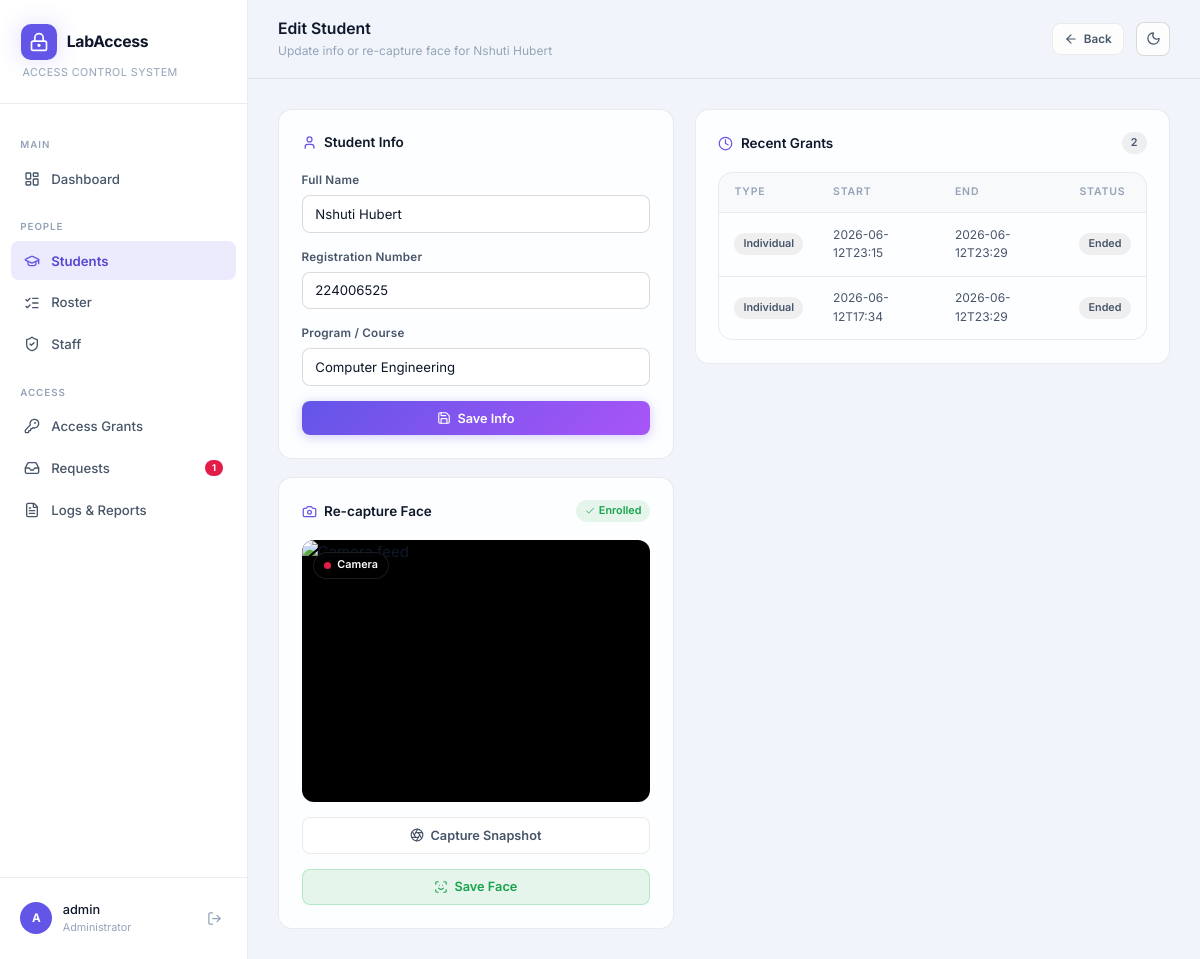
The page /students/6/edit (signed in) on the database its author committed.
### tables this page shows
CREATE TABLE students (
            id         INTEGER PRIMARY KEY AUTOINCREMENT,
            reg_number TEXT    NOT NULL UNIQUE,
            name       TEXT    NOT NULL,
            program    TEXT,
            photo      TEXT,
            embedding  BLOB,
            created    TEXT
        );

CREATE TABLE access_grants (
            id         INTEGER PRIMARY KEY AUTOINCREMENT,
            student_id INTEGER NOT NULL REFERENCES students(id) ON DELETE CASCADE,
            granted_by TEXT    NOT NULL,
            reason     TEXT    NOT NULL DEFAULT 'individual',
            class_label TEXT,
            start_time TEXT    NOT NULL,
            end_time   TEXT    NOT NULL,
            active     INTEGER NOT NULL DEFAULT 1
        );

### app.py (the view, shortened to what this page needs)
@app.route("/students/<int:sid>/edit", methods=["GET", "POST"])
@admin_required
def edit_student(sid):
    student = db.get_student_by_id(sid)
    if not student:
        flash("Student not found.")
        return redirect(url_for("students"))
    grants = db.get_grants_by_student_id(sid)
    return render_template("students_edit.html",
                           student=student, grants=grants)

### app.py (called while the page is built)
def admin_required(f):
    @wraps(f)
    def wrapper(*args, **kwargs):
        if not session.get("logged_in"):
            return redirect(url_for("admin_login"))
        return f(*args, **kwargs)
    return wrapper

@app.context_processor
def inject_admin_globals():
    ctx = {}
    if session.get("logged_in"):
        ctx["pending_requests_count"] = db.get_pending_requests_count()
    return ctx

### database.py (called while the page is built)
def _connect():
    conn = sqlite3.connect(config.DB_PATH)
    conn.row_factory = sqlite3.Row
    conn.execute("PRAGMA foreign_keys = ON")
    return conn

def get_student_by_id(student_id):
    conn = _connect()
    row = conn.execute("SELECT * FROM students WHERE id=?", (student_id,)).fetchone()
    conn.close()
    return dict(row) if row else None

def get_grants_by_student_id(student_id, limit=20):
    conn = _connect()
    rows = conn.execute(
        """SELECT * FROM access_grants WHERE student_id=?
           ORDER BY start_time DESC LIMIT ?""",
        (student_id, limit),
    ).fetchall()
    conn.close()
    return [dict(r) for r in rows]

def get_pending_requests_count():
    conn = _connect()
    n = conn.execute(
        "SELECT COUNT(*) FROM access_requests WHERE status='pending'"
    ).fetchone()[0]
    conn.close()
    return n

### templates/students_edit.html (shortened to what this page needs)
{% extends "base.html" %}
{% set active_page = "students" %}
{% block page_title %}Edit Student{% endblock %}
{% block page_subtitle %}Update info or re-capture face for {{ student.name }}{% endblock %}
{% block topbar_right %}
  <a href="{{ url_for('students') }}" class="btn btn-ghost btn-sm">
    <i data-lucide="arrow-left"></i> Back
  </a>
{% endblock %}
{% block content %}
<div x-data="editApp()" x-init="init()">
<div class="register-grid">
  <div style="display:flex;flex-direction:column;gap:1.2rem">
    <div class="card">
      <div class="card-header">
        <span class="card-title"><i data-lucide="user"></i> Student Info</span>
      </div>
      <form method="POST" action="{{ url_for('edit_student', sid=student.id) }}">
        <div class="form-group">
          <label class="form-label">Full Name</label>
          <input class="form-control" type="text" name="name"
                 value="{{ student.name }}" required>
        </div>
        <div class="form-group">
          <label class="form-label">Registration Number</label>
          <input class="form-control" type="text" name="reg_number"
                 value="{{ student.reg_number }}" placeholder="e.g. STU/2024/001">
        </div>
        <div class="form-group">
          <label class="form-label">Program / Course</label>
          <input class="form-control" type="text" name="program"
                 value="{{ student.program or '' }}" placeholder="e.g. Computer Science">
        </div>
        <button type="submit" class="btn btn-primary btn-full">
          <i data-lucide="save"></i> Save Info
        </button>
      </form>
    </div>
    <div class="card">
      <div class="card-header">
        <span class="card-title"><i data-lucide="camera"></i> Re-capture Face</span>
        {% if student.photo %}
          <span class="badge badge-green"><i data-lucide="check" style="width:10px;height:10px"></i> Enrolled</span>
        {% else %}
          <span class="badge badge-neutral">No face yet</span>
        {% endif %}
      </div>
      <form method="POST" action="{{ url_for('edit_student', sid=student.id) }}"
            enctype="multipart/form-data">
        <div class="camera-wrap" style="margin-bottom:1rem">
          <img id="camFeed" class="camera-feed" src="{{ url_for('video') }}" alt="Camera feed">
          <div class="camera-overlay"><span class="live-dot"></span> Camera</div>
        </div>
        <div style="display:flex;gap:.7rem;margin-bottom:1rem">
          <button type="button" class="btn btn-ghost btn-full" @click="snap()">
            <i data-lucide="aperture"></i> Capture Snapshot
          </button>
        </div>
        <button type="submit" class="btn btn-green btn-full" :disabled="!snapped">
          <i data-lucide="scan-face"></i> Save Face
        </button>
      </form>
    </div>
  </div>
  <div class="card">
    <div class="card-header">
      <span class="card-title"><i data-lucide="clock"></i> Recent Grants</span>
      <span class="badge badge-neutral">{{ grants|length }}</span>
    </div>
    {% if grants %}
    <div class="table-wrap">
      <table>
        <thead>
          <tr>
            <th>Type</th>
            <th>Start</th>
            <th>End</th>
            <th>Status</th>
          </tr>
        </thead>
        <tbody>
          {% for g in grants %}
          <tr>
            <td>
              <span class="badge badge-neutral">{{ g.reason|title }}</span>
            </td>
            <td class="td-muted">{{ g.start_time[:16] if g.start_time else '—' }}</td>
            <td class="td-muted">{{ g.end_time[:16] if g.end_time else '—' }}</td>
            <td>
              {% if g.active %}
                <span class="badge badge-green">Active</span>
              {% else %}
                <span class="badge badge-neutral">Ended</span>
              {% endif %}
            </td>
          </tr>
          {% endfor %}
        </tbody>
      </table>
    </div>
    {% else %}
    <div class="empty-state">
      <i data-lucide="key-round"></i>
      <p>No grants for this student yet.</p>
    </div>
    {% endif %}
  </div>
</div>
</div>
{% endblock %}

### rows shown on the page
students: name "Nshuti Hubert", reg_number "224006525", program "Computer Engineering"
access_grants: reason "Individual", start_time "2026-06-12T23:15", end_time "2026-06-12T23:29", active "Ended"
access_grants: reason "Individual", start_time "2026-06-12T17:34", end_time "2026-06-12T23:29", active "Ended"

### other values the page prints
{{ pending_requests_count }} "1"
{{ session.username[0]|upper if session.username else 'A' }} "A"
{{ session.username or 'Admin' }} "admin"
{{ grants|length }} "2"
